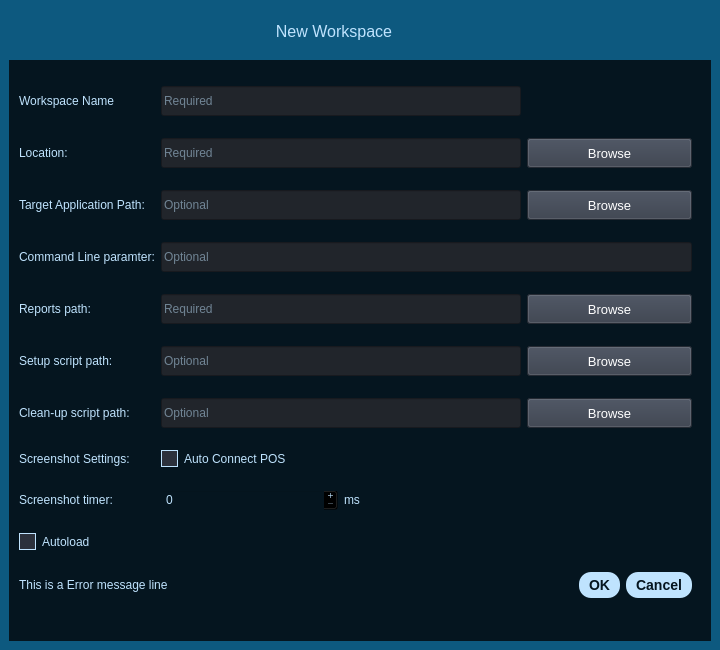
<?xml version="1.0" encoding="UTF-8"?>
<ui version="4.0">
 <class>newWorkspaceWindow</class>
 <widget class="QWidget" name="newWorkspaceWindow">
  <property name="windowModality">
   <enum>Qt::WindowModality::ApplicationModal</enum>
  </property>
  <property name="geometry">
   <rect>
    <x>0</x>
    <y>0</y>
    <width>720</width>
    <height>650</height>
   </rect>
  </property>
  <property name="minimumSize">
   <size>
    <width>720</width>
    <height>650</height>
   </size>
  </property>
  <property name="maximumSize">
   <size>
    <width>720</width>
    <height>650</height>
   </size>
  </property>
  <property name="windowTitle">
   <string>Form</string>
  </property>
  <layout class="QGridLayout" name="gridLayout_3">
   <property name="leftMargin">
    <number>0</number>
   </property>
   <property name="topMargin">
    <number>0</number>
   </property>
   <property name="rightMargin">
    <number>0</number>
   </property>
   <property name="bottomMargin">
    <number>0</number>
   </property>
   <property name="spacing">
    <number>0</number>
   </property>
   <item row="0" column="0">
    <widget class="QFrame" name="contentTopBg">
     <property name="minimumSize">
      <size>
       <width>0</width>
       <height>50</height>
      </size>
     </property>
     <property name="styleSheet">
      <string notr="true">#contentTopBg {
    background-color: #0d597f; /* blue-charcoal 800 */
}

QWidget {
    color: #bfe3fe; /* blue-charcoal 200 - light text on dark */
}

/* Top Buttons */
#tabButtons .QPushButton {
    background-color: rgba(255, 255, 255, 0);
    border: none;
    border-radius: 5px;
    color: #05151f; /* blue-charcoal 950 - darker text for PushButton */
}
#tabButtons .QPushButton:hover {
    background-color: #0b6999; /* blue-charcoal 700 */
    border-style: solid;
    border-radius: 4px;
}
#tabButtons .QPushButton:pressed {
    background-color: rgb(23, 26, 30);
    border-style: solid;
    border-radius: 4px;
}

QCheckBox::indicator {
    border: 1px solid  #bfe3fe;
	width: 15px;
	height: 15px;
    background: rgb(44, 49, 60);
}
QCheckBox::indicator:hover {
    border: 1px solid #0b6999;
}
QCheckBox::indicator:checked {
    background: 10px solid #0b6999;
	border: 1px solid #0b6999;	
	background-image: url(:/Icons/cil-check-alt.png);
}</string>
     </property>
     <property name="frameShape">
      <enum>QFrame::Shape::NoFrame</enum>
     </property>
     <property name="frameShadow">
      <enum>QFrame::Shadow::Raised</enum>
     </property>
     <layout class="QGridLayout" name="gridLayout_2">
      <item row="0" column="1">
       <widget class="QFrame" name="tabButtons">
        <property name="minimumSize">
         <size>
          <width>0</width>
          <height>28</height>
         </size>
        </property>
        <property name="maximumSize">
         <size>
          <width>16777215</width>
          <height>45</height>
         </size>
        </property>
        <property name="frameShape">
         <enum>QFrame::Shape::NoFrame</enum>
        </property>
        <property name="frameShadow">
         <enum>QFrame::Shadow::Raised</enum>
        </property>
        <layout class="QHBoxLayout" name="horizontalLayout">
         <item>
          <widget class="QPushButton" name="closeBtn">
           <property name="minimumSize">
            <size>
             <width>28</width>
             <height>28</height>
            </size>
           </property>
           <property name="maximumSize">
            <size>
             <width>28</width>
             <height>28</height>
            </size>
           </property>
           <property name="cursor">
            <cursorShape>PointingHandCursor</cursorShape>
           </property>
           <property name="toolTip">
            <string>Close</string>
           </property>
           <property name="text">
            <string/>
           </property>
           <property name="icon">
            <iconset resource="../icons/icon.qrc">
             <normaloff>:/Icons/icon_close.png</normaloff>:/Icons/icon_close.png</iconset>
           </property>
           <property name="iconSize">
            <size>
             <width>20</width>
             <height>20</height>
            </size>
           </property>
          </widget>
         </item>
        </layout>
       </widget>
      </item>
      <item row="0" column="0">
       <widget class="QFrame" name="winTtile">
        <property name="sizePolicy">
         <sizepolicy hsizetype="Expanding" vsizetype="Preferred">
          <horstretch>0</horstretch>
          <verstretch>0</verstretch>
         </sizepolicy>
        </property>
        <property name="maximumSize">
         <size>
          <width>16777215</width>
          <height>45</height>
         </size>
        </property>
        <property name="frameShape">
         <enum>QFrame::Shape::NoFrame</enum>
        </property>
        <property name="frameShadow">
         <enum>QFrame::Shadow::Raised</enum>
        </property>
        <layout class="QHBoxLayout" name="horizontalLayout_5">
         <property name="spacing">
          <number>0</number>
         </property>
         <property name="leftMargin">
          <number>0</number>
         </property>
         <property name="topMargin">
          <number>0</number>
         </property>
         <property name="rightMargin">
          <number>0</number>
         </property>
         <property name="bottomMargin">
          <number>0</number>
         </property>
         <item>
          <widget class="QLabel" name="title">
           <property name="sizePolicy">
            <sizepolicy hsizetype="Preferred" vsizetype="Expanding">
             <horstretch>0</horstretch>
             <verstretch>0</verstretch>
            </sizepolicy>
           </property>
           <property name="maximumSize">
            <size>
             <width>16777215</width>
             <height>45</height>
            </size>
           </property>
           <property name="font">
            <font>
             <family>Segoe UI</family>
             <pointsize>12</pointsize>
             <italic>false</italic>
             <bold>false</bold>
            </font>
           </property>
           <property name="layoutDirection">
            <enum>Qt::LayoutDirection::LeftToRight</enum>
           </property>
           <property name="text">
            <string>New Workspace</string>
           </property>
           <property name="alignment">
            <set>Qt::AlignmentFlag::AlignCenter</set>
           </property>
          </widget>
         </item>
        </layout>
       </widget>
      </item>
      <item row="1" column="0" colspan="2">
       <widget class="QWidget" name="widget_3" native="true">
        <property name="styleSheet">
         <string notr="true">#widget_3{
background-color: #05151f; /* blue-charcoal 950 */
}
</string>
        </property>
        <layout class="QVBoxLayout" name="verticalLayout">
         <property name="topMargin">
          <number>0</number>
         </property>
         <item>
          <widget class="QFrame" name="bgApp">
           <property name="styleSheet">
            <string notr="true">background-color: transparent;</string>
           </property>
           <property name="frameShape">
            <enum>QFrame::Shape::StyledPanel</enum>
           </property>
           <property name="frameShadow">
            <enum>QFrame::Shadow::Raised</enum>
           </property>
           <layout class="QGridLayout" name="gridLayout">
            <property name="leftMargin">
             <number>0</number>
            </property>
            <item row="0" column="0">
             <widget class="QLabel" name="lbl_testCaseId">
              <property name="lineWidth">
               <number>1</number>
              </property>
              <property name="text">
               <string>Workspace Name</string>
              </property>
              <property name="alignment">
               <set>Qt::AlignmentFlag::AlignLeading|Qt::AlignmentFlag::AlignLeft|Qt::AlignmentFlag::AlignVCenter</set>
              </property>
             </widget>
            </item>
            <item row="0" column="1" colspan="2">
             <widget class="QLineEdit" name="txt_projectName">
              <property name="minimumSize">
               <size>
                <width>360</width>
                <height>30</height>
               </size>
              </property>
              <property name="styleSheet">
               <string notr="true">background-color: rgb(33, 37, 43);</string>
              </property>
              <property name="text">
               <string/>
              </property>
              <property name="placeholderText">
               <string>Required</string>
              </property>
             </widget>
            </item>
            <item row="1" column="0">
             <widget class="QLabel" name="lbl_projectlocation">
              <property name="lineWidth">
               <number>1</number>
              </property>
              <property name="text">
               <string>Location:</string>
              </property>
              <property name="alignment">
               <set>Qt::AlignmentFlag::AlignLeading|Qt::AlignmentFlag::AlignLeft|Qt::AlignmentFlag::AlignVCenter</set>
              </property>
             </widget>
            </item>
            <item row="1" column="1" colspan="2">
             <widget class="QLineEdit" name="txt_projectLocationPath">
              <property name="minimumSize">
               <size>
                <width>360</width>
                <height>30</height>
               </size>
              </property>
              <property name="styleSheet">
               <string notr="true">background-color: rgb(33, 37, 43);</string>
              </property>
              <property name="text">
               <string/>
              </property>
              <property name="placeholderText">
               <string>Required</string>
              </property>
             </widget>
            </item>
            <item row="1" column="3">
             <widget class="QPushButton" name="btn_findPath1">
              <property name="minimumSize">
               <size>
                <width>150</width>
                <height>30</height>
               </size>
              </property>
              <property name="font">
               <font>
                <family>Segoe UI</family>
                <pointsize>10</pointsize>
                <italic>false</italic>
                <bold>false</bold>
               </font>
              </property>
              <property name="cursor">
               <cursorShape>PointingHandCursor</cursorShape>
              </property>
              <property name="styleSheet">
               <string notr="true">background-color: rgb(52, 59, 72);
color: white;</string>
              </property>
              <property name="text">
               <string>Browse</string>
              </property>
              <property name="icon">
               <iconset resource="../icons/icon.qrc">
                <normaloff>:/Icons/cil-folder-open.png</normaloff>:/Icons/cil-folder-open.png</iconset>
              </property>
             </widget>
            </item>
            <item row="2" column="0">
             <widget class="QLabel" name="lbl_tarAppPath">
              <property name="lineWidth">
               <number>1</number>
              </property>
              <property name="text">
               <string>Target Application Path:</string>
              </property>
              <property name="alignment">
               <set>Qt::AlignmentFlag::AlignLeading|Qt::AlignmentFlag::AlignLeft|Qt::AlignmentFlag::AlignVCenter</set>
              </property>
             </widget>
            </item>
            <item row="2" column="3">
             <widget class="QPushButton" name="btn_findPath2">
              <property name="minimumSize">
               <size>
                <width>150</width>
                <height>30</height>
               </size>
              </property>
              <property name="font">
               <font>
                <family>Segoe UI</family>
                <pointsize>10</pointsize>
                <italic>false</italic>
                <bold>false</bold>
               </font>
              </property>
              <property name="cursor">
               <cursorShape>PointingHandCursor</cursorShape>
              </property>
              <property name="styleSheet">
               <string notr="true">background-color: rgb(52, 59, 72);
color: white;</string>
              </property>
              <property name="text">
               <string>Browse</string>
              </property>
              <property name="icon">
               <iconset resource="../icons/icon.qrc">
                <normaloff>:/Icons/cil-folder-open.png</normaloff>:/Icons/cil-folder-open.png</iconset>
              </property>
             </widget>
            </item>
            <item row="3" column="0">
             <widget class="QLabel" name="lbl_cmdLineParam">
              <property name="lineWidth">
               <number>1</number>
              </property>
              <property name="text">
               <string>Command Line paramter:</string>
              </property>
              <property name="alignment">
               <set>Qt::AlignmentFlag::AlignLeading|Qt::AlignmentFlag::AlignLeft|Qt::AlignmentFlag::AlignVCenter</set>
              </property>
             </widget>
            </item>
            <item row="4" column="0">
             <widget class="QLabel" name="lbl_reportsPath">
              <property name="lineWidth">
               <number>1</number>
              </property>
              <property name="text">
               <string>Reports path:</string>
              </property>
              <property name="alignment">
               <set>Qt::AlignmentFlag::AlignLeading|Qt::AlignmentFlag::AlignLeft|Qt::AlignmentFlag::AlignVCenter</set>
              </property>
             </widget>
            </item>
            <item row="4" column="3">
             <widget class="QPushButton" name="btn_findPath3">
              <property name="minimumSize">
               <size>
                <width>150</width>
                <height>30</height>
               </size>
              </property>
              <property name="font">
               <font>
                <family>Segoe UI</family>
                <pointsize>10</pointsize>
                <italic>false</italic>
                <bold>false</bold>
               </font>
              </property>
              <property name="cursor">
               <cursorShape>PointingHandCursor</cursorShape>
              </property>
              <property name="styleSheet">
               <string notr="true">background-color: rgb(52, 59, 72);
color: white;</string>
              </property>
              <property name="text">
               <string>Browse</string>
              </property>
              <property name="icon">
               <iconset resource="../icons/icon.qrc">
                <normaloff>:/Icons/cil-folder-open.png</normaloff>:/Icons/cil-folder-open.png</iconset>
              </property>
             </widget>
            </item>
            <item row="5" column="0">
             <widget class="QLabel" name="lbl_setupscriptPath">
              <property name="lineWidth">
               <number>1</number>
              </property>
              <property name="text">
               <string>Setup script path:</string>
              </property>
              <property name="alignment">
               <set>Qt::AlignmentFlag::AlignLeading|Qt::AlignmentFlag::AlignLeft|Qt::AlignmentFlag::AlignVCenter</set>
              </property>
             </widget>
            </item>
            <item row="5" column="3">
             <widget class="QPushButton" name="btn_findPath4">
              <property name="minimumSize">
               <size>
                <width>150</width>
                <height>30</height>
               </size>
              </property>
              <property name="font">
               <font>
                <family>Segoe UI</family>
                <pointsize>10</pointsize>
                <italic>false</italic>
                <bold>false</bold>
               </font>
              </property>
              <property name="cursor">
               <cursorShape>PointingHandCursor</cursorShape>
              </property>
              <property name="styleSheet">
               <string notr="true">background-color: rgb(52, 59, 72);
color: white;</string>
              </property>
              <property name="text">
               <string>Browse</string>
              </property>
              <property name="icon">
               <iconset resource="../icons/icon.qrc">
                <normaloff>:/Icons/cil-folder-open.png</normaloff>:/Icons/cil-folder-open.png</iconset>
              </property>
             </widget>
            </item>
            <item row="6" column="0">
             <widget class="QLabel" name="lbl_cleanupscriptPath">
              <property name="lineWidth">
               <number>1</number>
              </property>
              <property name="text">
               <string>Clean-up script path:</string>
              </property>
              <property name="alignment">
               <set>Qt::AlignmentFlag::AlignLeading|Qt::AlignmentFlag::AlignLeft|Qt::AlignmentFlag::AlignVCenter</set>
              </property>
             </widget>
            </item>
            <item row="6" column="3">
             <widget class="QPushButton" name="btn_findPath5">
              <property name="minimumSize">
               <size>
                <width>150</width>
                <height>30</height>
               </size>
              </property>
              <property name="font">
               <font>
                <family>Segoe UI</family>
                <pointsize>10</pointsize>
                <italic>false</italic>
                <bold>false</bold>
               </font>
              </property>
              <property name="cursor">
               <cursorShape>PointingHandCursor</cursorShape>
              </property>
              <property name="styleSheet">
               <string notr="true">background-color: rgb(52, 59, 72);
color: white;</string>
              </property>
              <property name="text">
               <string>Browse</string>
              </property>
              <property name="icon">
               <iconset resource="../icons/icon.qrc">
                <normaloff>:/Icons/cil-folder-open.png</normaloff>:/Icons/cil-folder-open.png</iconset>
              </property>
             </widget>
            </item>
            <item row="7" column="0">
             <widget class="QLabel" name="lbl_screenshotSettings">
              <property name="text">
               <string>Screenshot Settings:</string>
              </property>
             </widget>
            </item>
            <item row="7" column="1">
             <widget class="QCheckBox" name="cb_autoconnect">
              <property name="autoFillBackground">
               <bool>false</bool>
              </property>
              <property name="styleSheet">
               <string notr="true"/>
              </property>
              <property name="text">
               <string>Auto Connect POS</string>
              </property>
             </widget>
            </item>
            <item row="8" column="0">
             <widget class="QLabel" name="lbl_screenshotTimer">
              <property name="text">
               <string>Screenshot timer:</string>
              </property>
             </widget>
            </item>
            <item row="8" column="1">
             <widget class="QSpinBox" name="txt_screenshotTimer">
              <property name="toolTip">
               <string/>
              </property>
              <property name="styleSheet">
               <string notr="true"/>
              </property>
              <property name="buttonSymbols">
               <enum>QAbstractSpinBox::ButtonSymbols::PlusMinus</enum>
              </property>
              <property name="maximum">
               <number>1000</number>
              </property>
              <property name="singleStep">
               <number>100</number>
              </property>
             </widget>
            </item>
            <item row="8" column="2">
             <widget class="QLabel" name="lbl_ms">
              <property name="text">
               <string>ms</string>
              </property>
             </widget>
            </item>
            <item row="9" column="0">
             <widget class="QCheckBox" name="cb_autoload">
              <property name="autoFillBackground">
               <bool>false</bool>
              </property>
              <property name="styleSheet">
               <string notr="true"/>
              </property>
              <property name="text">
               <string>Autoload</string>
              </property>
             </widget>
            </item>
            <item row="10" column="3">
             <widget class="QDialogButtonBox" name="dialogButtons">
              <property name="styleSheet">
               <string notr="true">QPushButton {
    background-color: rgb(191, 227, 254); /* Default background color */
    color: #05151f; /* Default text color */
    border: none;
    border-radius: 12px; /* Rounded corners */
    padding: 5px 10px; /* More padding for a modern look */
    font-size: 14px;
    font-weight: bold;
}

QPushButton:hover {
    background-color: #0b6999; /* Hover background color */
    color: rgb(191, 227, 254);
    border-radius: 12px;
}

QPushButton:pressed {
    background-color: #094f73; /* Darker blue for pressed state */
}

QPushButton:disabled {
    background-color: #c6d9eb; /* Lighter greyed-out background */
    color: #7aa9d6; /* Dimmed text color */
    border: none;
    opacity: 0.6;
}</string>
              </property>
              <property name="standardButtons">
               <set>QDialogButtonBox::StandardButton::Cancel|QDialogButtonBox::StandardButton::Ok</set>
              </property>
             </widget>
            </item>
            <item row="2" column="1" colspan="2">
             <widget class="QLineEdit" name="txt_targetAppPath">
              <property name="minimumSize">
               <size>
                <width>360</width>
                <height>30</height>
               </size>
              </property>
              <property name="styleSheet">
               <string notr="true">background-color: rgb(33, 37, 43);</string>
              </property>
              <property name="text">
               <string/>
              </property>
              <property name="placeholderText">
               <string>Optional</string>
              </property>
             </widget>
            </item>
            <item row="3" column="1" colspan="3">
             <widget class="QLineEdit" name="txt_cmdLineParams">
              <property name="minimumSize">
               <size>
                <width>0</width>
                <height>30</height>
               </size>
              </property>
              <property name="styleSheet">
               <string notr="true">background-color: rgb(33, 37, 43);</string>
              </property>
              <property name="text">
               <string/>
              </property>
              <property name="placeholderText">
               <string>Optional</string>
              </property>
             </widget>
            </item>
            <item row="4" column="1" colspan="2">
             <widget class="QLineEdit" name="txt_reportsPath">
              <property name="minimumSize">
               <size>
                <width>360</width>
                <height>30</height>
               </size>
              </property>
              <property name="styleSheet">
               <string notr="true">background-color: rgb(33, 37, 43);</string>
              </property>
              <property name="text">
               <string/>
              </property>
              <property name="placeholderText">
               <string>Required</string>
              </property>
             </widget>
            </item>
            <item row="5" column="1" colspan="2">
             <widget class="QLineEdit" name="txt_setupScriptPath">
              <property name="minimumSize">
               <size>
                <width>360</width>
                <height>30</height>
               </size>
              </property>
              <property name="styleSheet">
               <string notr="true">background-color: rgb(33, 37, 43);</string>
              </property>
              <property name="text">
               <string/>
              </property>
              <property name="placeholderText">
               <string>Optional</string>
              </property>
             </widget>
            </item>
            <item row="6" column="1" colspan="2">
             <widget class="QLineEdit" name="txt_cleanupScriptPath">
              <property name="minimumSize">
               <size>
                <width>0</width>
                <height>30</height>
               </size>
              </property>
              <property name="styleSheet">
               <string notr="true">background-color: rgb(33, 37, 43);</string>
              </property>
              <property name="text">
               <string/>
              </property>
              <property name="placeholderText">
               <string>Optional</string>
              </property>
             </widget>
            </item>
            <item row="10" column="0" colspan="3">
             <widget class="QLabel" name="errorMessage">
              <property name="text">
               <string>This is a Error message line</string>
              </property>
             </widget>
            </item>
           </layout>
          </widget>
         </item>
        </layout>
       </widget>
      </item>
     </layout>
    </widget>
   </item>
  </layout>
 </widget>
 <resources>
  <include location="../icons/icon.qrc"/>
 </resources>
 <connections/>
</ui>
